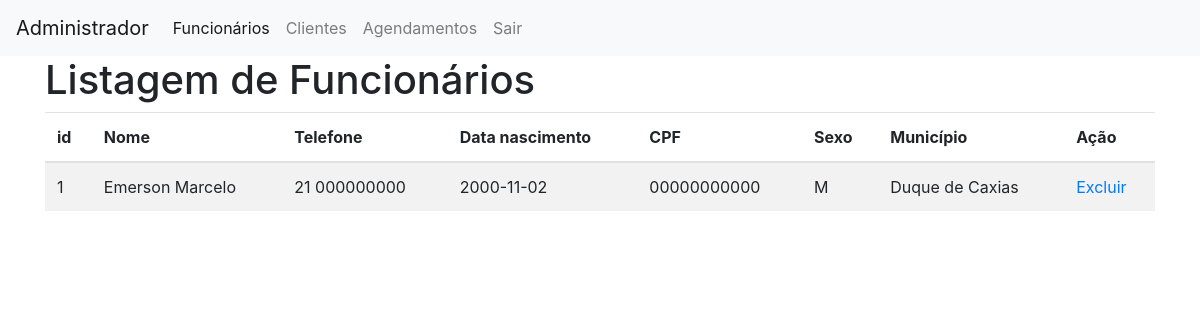
/painel_adm/lista_funcView.php, run on an earlier commit of the app's database.
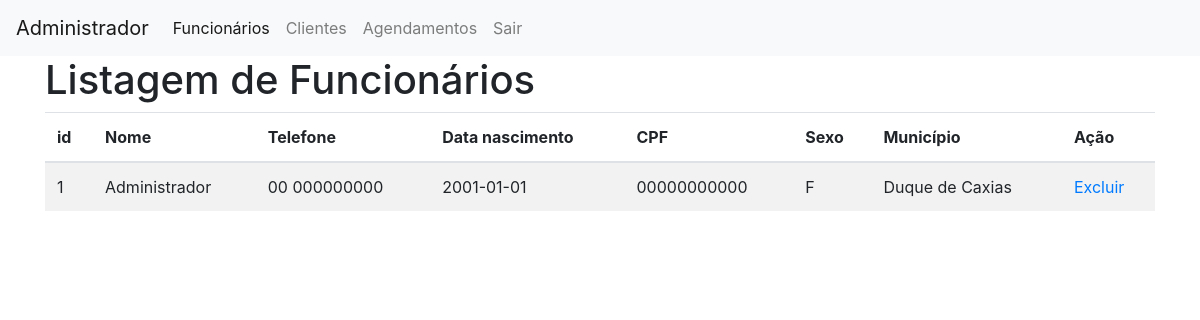
And on a later commit of the database.
### tables this page shows
CREATE TABLE Funcionario (
    id_func int,
    nome_funcionario VARCHAR (50),
    telefone VARCHAR (20),
    data_nasc date,
    cpf VARCHAR (20),
    sexo VARCHAR (1),
    municipio VARCHAR (50),
    estado VARCHAR (50),
    PRIMARY KEY (id_func),
    FOREIGN KEY (id_func) REFERENCES usuario(id_usuario)
);

### painel_adm/lista_funcModel.php (called while the page is built, shortened)
<?php
    function listar_funcionarios() {
        $conn = get_connection();
        $sql = "SELECT * FROM funcionario";
        $result = mysqli_query($conn, $sql);
        $funcionarios = [];
        while($linha = mysqli_fetch_assoc($result))
        {
            $funcionario["id"] = $linha["id_func"];
            $funcionario["nome"] =  $linha["nome_funcionario"];
            $funcionario["telefone"] =  $linha["telefone"];
            $funcionario["nasc"] =  $linha["data_nasc"];
            $funcionario["cpf"] =  $linha["cpf"];
            $funcionario["sexo"] =  $linha["sexo"];
            $funcionario["municipio"] =  $linha["municipio"];
            array_push($funcionarios, $funcionario);
        }
        return $funcionarios;
    }
?>

### painel_adm/lista_funcCtrl.php (called while the page is built)
<?php
    require "lista_funcModel.php";
    function controle_listar_funcionarios() {
        return listar_funcionarios();
    }
?>

### painel_adm/lista_funcView.php (the view, shortened to what this page needs)
<!DOCTYPE html>
<head>
  <link rel="stylesheet" href="https://stackpath.bootstrapcdn.com/bootstrap/4.3.1/css/bootstrap.min.css">
</head>
<body>
<nav class="navbar navbar-expand-lg navbar-light bg-light">
  <a class="navbar-brand" href="#">Administrador</a>
  <div class="collapse navbar-collapse" id="navbarNav">
    <ul class="navbar-nav">
      <li class="nav-item active">
        <a class="nav-link" href="#">Funcionários<span class="sr-only">(current)</span></a>
      </li>
      <li class="nav-item">
        <a class="nav-link" href="#">Clientes</a>
      </li>
      <li class="nav-item">
        <a class="nav-link" href="#">Agendamentos</a>
      </li>
      <li class="nav-item">
        <a class="nav-link" href="#">Sair</a>
      </li>
    </ul>
  </div>
</nav>
    <div class="container">
        <h1>Listagem de Funcionários</h1>
          <table class="table table-striped">
            <thead>
                <th>id</th>
                <th>Nome</th>
                <th>Telefone</th>
                <th>Data nascimento</th>
                <th>CPF</th>
                <th>Sexo</th>
                <th>Município</th>
                <th>Ação</th>
            </head>
          <tbody>
            <?php
                    require "lista_funcCtrl.php";
                    $funcionarios = controle_listar_funcionarios();
                    foreach ($funcionarios as $funcionario)
                    {
                        echo "<tr>";
                        echo "<td>" . $funcionario['id'] . "<br></td>";
                        echo "<td>" . $funcionario['nome'] . "<br></td>";
                        echo "<td>" . $funcionario['telefone'] . "<br></td>";
                        echo "<td>" . $funcionario['nasc'] . "<br></td>";
                        echo "<td>" . $funcionario['cpf'] . "<br></td>";
                        echo "<td>" . $funcionario['sexo'] . "<br></td>";
                        echo "<td>" . $funcionario['municipio'] . "<br></td>";
                        echo "<td><a href='excluir.php?id=" . $funcionario['id'] ."'>Excluir</a><br></td>";
                        echo "</tr>";
                    }
            ?>
          </tbody>
        </table>
</div>
</html>

What changed in the data, as far as the page shows it:
changed funcionario "Duque de Caxias": nome_funcionario "Emerson Marcelo" → "Administrador"; telefone "21 000000000" → "00 000000000"; data_nasc "2000-11-02" → "2001-01-01"; sexo "M" → "F"
